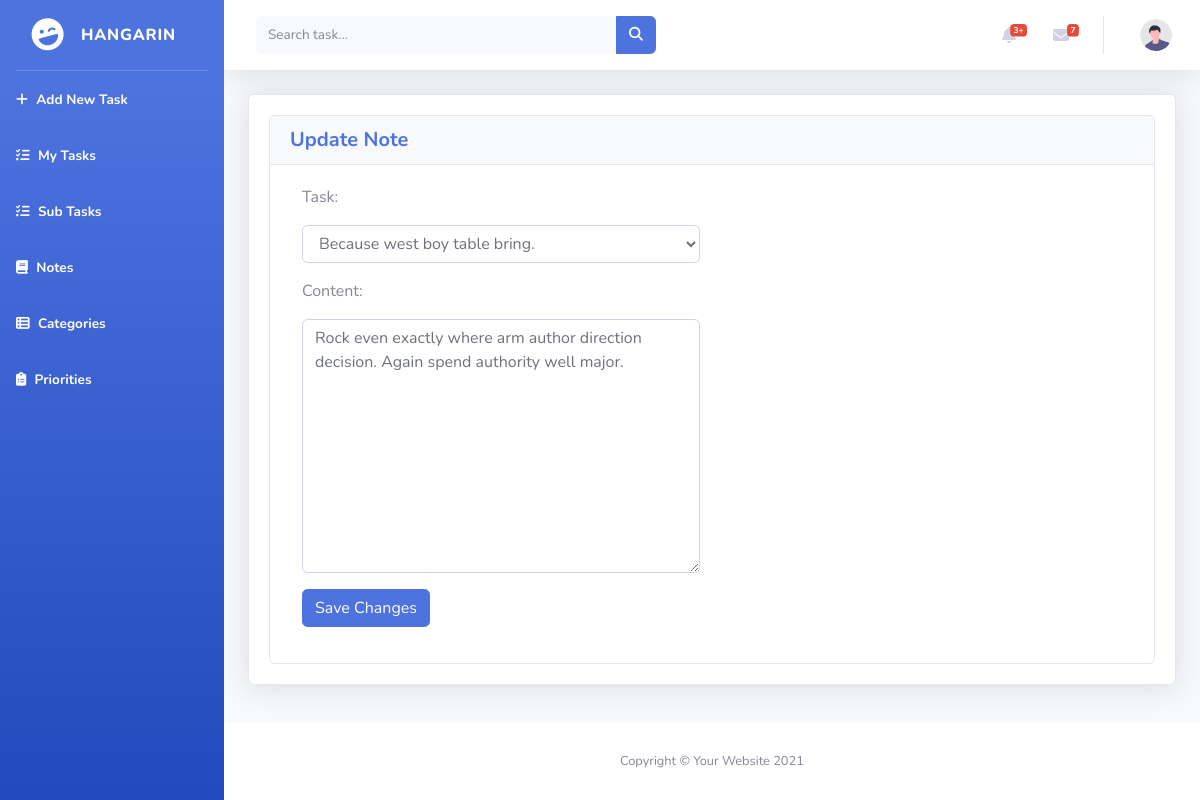
The app's page /notes_list/1 with its own data.
### tasks/models.py (models this page shows, shortened)
class BaseModel(models.Model):
    created_at = models.DateTimeField(auto_now_add=True)
    updated_at = models.DateTimeField(auto_now=True)
    class Meta:
        abstract = True

class Note(BaseModel):
    task = models.ForeignKey(Task, on_delete=models.CASCADE)
    content = models.TextField()

### tasks/views.py (the view)
# urls.py: path('notes_list/<pk>', NotesUpdateView.as_view(), name='notes-update'),
class NotesUpdateView(UpdateView):
    model = Note
    form_class = NoteForm
    template_name = 'notes_form.html'
    success_url = reverse_lazy('notes-list')

### tasks/forms.py
class NoteForm(ModelForm):
    class Meta:
        model = Note
        fields = "__all__"

### tasks/models.py (called while the page is built)
    def __str__(self):
        return self.title

### templates/notes_form.html (shortened to what this page needs)
{% extends 'base.html' %}
{% load static %}
{% block content %}
<div class="container-fluid">
    <div class="card shadow mb-4">
        <div class="card-body">
            <div class="row">
                <div class="col-md-12">
                    <div class="card">
                        <div class="card-header">
                            <h5 class="m-0 font-weight-bold text-primary">
                                {% if object %}
                                    Update Note
                                {% else %}
                                    Add New Note
                                {% endif %}
                            </h5>
                        </div>
                        <div class="card-body">
                            <div class="col-md-6">
                                <form action="" method="post" novalidate>
                                    {% include 'includes/form.html' %}
                                    <div class="form-group mt-3">
                                        <button type="submit" class="btn btn-primary btn-rounded">
                                            {% if object %}Save Changes{% else %}Add Note{% endif %}
                                        </button>
                                    </div>
                                </form>
                            </div>
                        </div>
                    </div>
                    </div>
            </div>
        </div>
    </div>
</div>
{% endblock %}

### templates/includes/form.html (shortened to what this page needs)
{% load widget_tweaks %}
{% for field in form %}
<div class="field item form-group">
    <label>{{ field.label_tag }}</label>
    <div class="form-group">
        {% render_field field class="form-control" %}
    </div>
</div>
{% endfor %}

### records on screen
Note: task "Because west boy table bring." "Rock even exactly where arm author direction decision. Again spend authority well major."

### other values on screen
{{ field.label_tag }} "Task:" "Content:"
